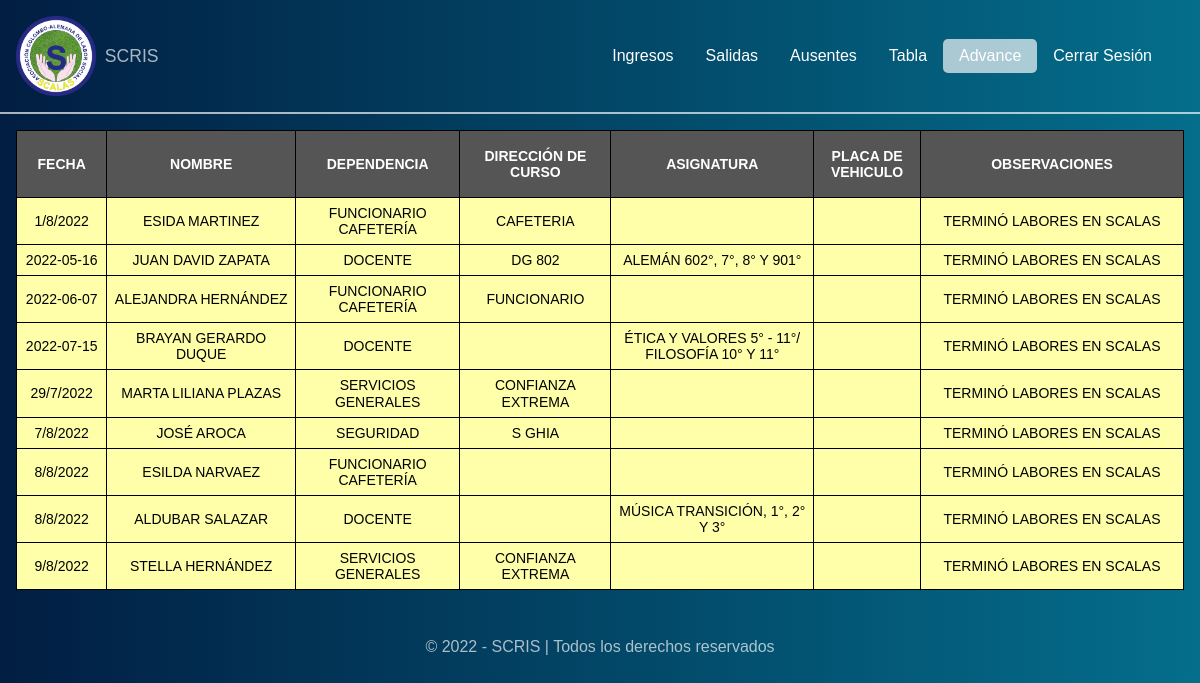
Before: /termino_labores.php (signed in) with the older database file.
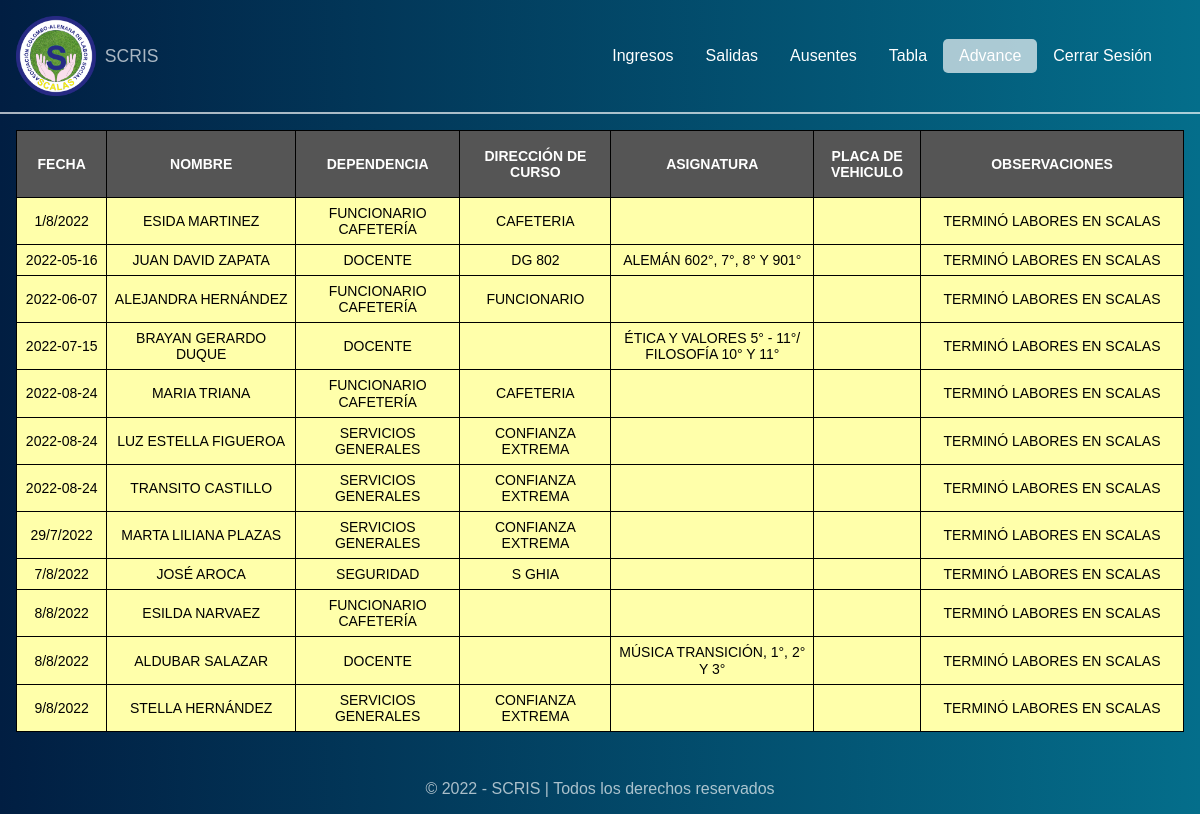
After: the same page with the newer database file.
### tables this page shows
CREATE TABLE "funcionarios_eliminados" (
  "id" integer NOT NULL PRIMARY KEY AUTOINCREMENT,
  "fecha_eliminacion" numeric NOT NULL,
  "nombre" text NOT NULL,
  "dependencia" text NOT NULL,
  "direccion" text NOT NULL,
  "asignatura" text NOT NULL,
  "placa" text NOT NULL
);

### termino_labores.php (the view, shortened to what this page needs)
<!DOCTYPE html>
<html lang="es">
<head>
    <link rel="stylesheet" href="css/normalize.css">
    <link rel="stylesheet" href="css/inicio.css">
</head>
<body>
    <header class="header">
        <div class="logo">
            <img src="img/logo.png" alt="">
            <h1>
                SCRIS
            </h1>
        </div>
        <nav class="nav">
            <a href="inicio.php" class="link__nav">Ingresos</a>
            <a href="salidas.php" class="link__nav">Salidas</a>
            <a href="ausentes.php" class="link__nav">Ausentes</a>
            <a href="tabla.php" class="link__nav">Tabla</a>
            <a href="avanzado.php" class="link__nav link__nav--active">Advance</a>
            <a href="cerrar.php" class="link__nav">Cerrar Sesión</a>
        </nav>
    </header>
    <section class="section">
        <div class="flex">
            <table class="tabla">
                <thead>
                    <tr>
                        <th class="fec">fecha</th>
                        <th class="nom">nombre</th>
                        <th class="dep">dependencia</th>
                        <th class="dir">dirección de curso</th>
                        <th class="asig">asignatura</th>
                        <th class="pla">placa de vehiculo</th>
                        <th class="obs">observaciones</th>
                    </tr>
                </thead>
                <tbody>
                    <?php
                    $ruta = 'db/scris.db';
                    $conexion = conectar($ruta);
                    $sql = "SELECT * FROM funcionarios_eliminados ORDER BY fecha_eliminacion ASC";
                    $resultado = $conexion->query($sql);
                    while ($fila = $resultado->fetch()) {
                        $fecha = $fila['fecha_eliminacion'];
                        $nombre = $fila['nombre'];
                        $dependencia = $fila['dependencia'];
                        $direccion = $fila['direccion'];
                        $asignatura = $fila['asignatura'];
                        $placa = $fila['placa'];
                        $observaciones = "TERMINÓ LABORES EN SCALAS";
                        echo '
                     <tr>
                        <td>' . $fecha . '</td>
                        <td>' . $nombre . '</td>
                        <td>' . $dependencia . '</td>
                        <td>' . $direccion . '</td>
                        <td>' . $asignatura . '</td>
                        <td>' . $placa . '</td>
                        <td>' . $observaciones . '</td>
                     </tr>
                    ';
                    }
                    ?>
                </tbody>
            </table>
        </div>
    </section>
    <footer class="footer">
        <p>&copy; 2022 - SCRIS | Todos los derechos reservados</p>
    </footer>
</body>
</html>

### css/inicio.css (style rules this page uses)
body { background: linear-gradient(to right, #011e42, #046e8b); }
.header { display: flex; justify-content: space-between; align-items: center; padding: 1em; border-bottom: 2px solid rgba(255, 255, 255, 0.6666666667); }
.header .logo { display: flex; align-items: center; }
.header .logo img { width: 80%; max-width: 80px; }
.header .logo h1 { color: rgba(255, 255, 255, 0.6666666667); font-size: 1.1em; margin-left: 0.5em; font-weight: 300; }
.header .nav { display: flex; align-items: center; margin-right: 1em; }
.header .nav .link__nav { display: inline-block; padding: 0.5em 1em; text-decoration: none; color: #fff; border-radius: 5px; }
.header .nav .link__nav--active { background: rgba(255, 255, 255, 0.6666666667); }
.section { padding: 1em; margin-bottom: 1em; }

Changed rows visible on the page:
added funcionarios_eliminados: fecha_eliminacion "2022-08-24", nombre "MARIA TRIANA", dependencia "FUNCIONARIO CAFETERÍA", direccion "CAFETERIA", observaciones "TERMINÓ LABORES EN SCALAS"
added funcionarios_eliminados: fecha_eliminacion "2022-08-24", nombre "LUZ ESTELLA FIGUEROA", dependencia "SERVICIOS GENERALES", direccion "CONFIANZA EXTREMA", observaciones "TERMINÓ LABORES EN SCALAS"
added funcionarios_eliminados: fecha_eliminacion "2022-08-24", nombre "TRANSITO CASTILLO", dependencia "SERVICIOS GENERALES", direccion "CONFIANZA EXTREMA", observaciones "TERMINÓ LABORES EN SCALAS"
